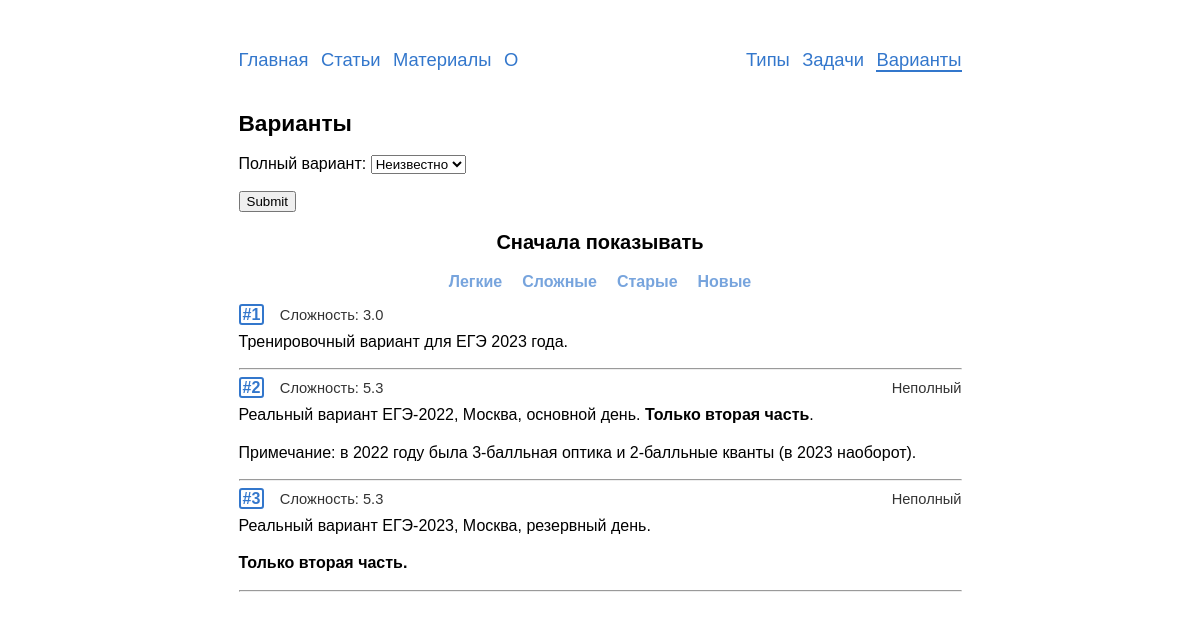
Page /variants/ on the committed database.
### variants/models.py (models this page shows, shortened)
class Variant(models.Model):
    objects = VariantManager()
    problems = SortedManyToManyField(Problem,
                                     verbose_name='задачи')
    text = models.TextField('комментарии', blank=True, null=True)
    complexity = models.FloatField('сложность', blank=True, default=0)
    is_full = models.BooleanField('полный вариант', default=True)
    show_answers = models.BooleanField('показать решения', default=True)
    date = models.DateField('дата добавления', auto_now_add=True)
    answer_slug = models.SlugField('slug для получения ответов',
                                   max_length=4, unique=False,
                                   blank=True, default='foxy',
                                   validators=[validate_answer_slug])
    class Meta:
        verbose_name = 'вариант'
        verbose_name_plural = 'варианты'
        default_related_name = 'variants'
    def get_absolute_url(self):
        return reverse('variants:detail', kwargs={'pk': self.pk})

### variants/views.py (the view, shortened to what this page needs)
# urls.py: path('', views.VariantsView.as_view(), name='list'),
class VariantsView(ListView):
    model = Variant
    template_name = 'variants/variants_list.html'
    context_object_name = 'variants'
    paginate_by = 30
    filter = VariantFilter
    def get_queryset(self):
        queryset = Variant.objects.list()
        pars = self.request.GET
        if 'order_by' in pars.keys() and pars['order_by'] in ('complexity',
                                                              'id',
                                                              '-complexity',
                                                              '-id'):
            order_by = self.request.GET['order_by']
        else:
            order_by = 'id'
        self.filterset = self.filter(self.request.GET, queryset=queryset)
        return self.filterset.qs.order_by(order_by)
    def get_context_data(self, **kwargs):
        data = super().get_context_data(**kwargs)
        data['filter'] = VariantFilter(self.request.GET)
        data['title'] = 'Варианты'
        return data

### problems/templatetags/markdown_extras.py (called while the page is built)
@register.filter()
@stringfilter
def markdown(value):
    return md.markdown(value, extensions=['markdown.extensions.fenced_code',
                                          'tables',
                                          'toc',
                                          'footnotes'])

### problems/templatetags/save_parameters.py (called while the page is built)
@register.simple_tag(takes_context=True)
def param_save(context, **kwargs):
    answ = context['request'].GET.copy()
    for param, value in kwargs.items():
        answ[param] = value
    for param in [param for param, value in answ.items() if not value]:
        del answ[param]
    return answ.urlencode()

### variants/managers.py (called while the page is built)
    def list(self):
        return (
            self.get_queryset()
                .only('id', 'complexity', 'text', 'is_full')
        )

### templates/variants/variants_list.html (shortened to what this page needs)
{% extends "base.html" %}
{% load markdown_extras %}
{% load save_parameters %}
{% load static %}
{% block content %}
  <h2>{{title}}</h2>
  <form method="get" class="no-print">
    {{ filter.form.as_p }}
    <input type="submit" />
  </form>
  <div class=center-flex><h3>Сначала показывать</h3></div>
  <div class="center-flex mb10 mt-5">
    <a class='var-sort{% if "=complexity" in request.get_full_path %} current {% endif %}' href="?{% param_save order_by="complexity" %}">Легкие</a>
    <a class='var-sort{% if "=-complexity" in request.get_full_path %} current {% endif %}' href="?{% param_save order_by="-complexity" %}">Сложные</a>
    <a class='var-sort{% if "=id" in request.get_full_path %} current {% endif %}' href="?{% param_save order_by="id" %}">Старые</a>
    <a class='var-sort{% if "=-id" in request.get_full_path %} current {% endif %}' href="?{% param_save order_by="-id" %}">Новые</a>
  </div>
  {% for variant in page_obj %}
  {% if variant.id < 4 %}
    <div class="rel">
      <div class="var-id-in-list">
        <a href="{{variant.get_absolute_url}}"><b class='id-number'>#{{variant.id}}</b></a>
        <span class="compl">Сложность: {{variant.complexity}}</span>&nbsp;
        <span class="compl no-solution">{% if not variant.is_full %}Неполный{% endif %}</span>
      </div>
    <div>{{variant.text|markdown|safe}}</div>
    </div><hr>
  {% endif %}
    {% empty %}
    <p>Ничего не нашлось {{":("}}</p>
    <p>Попробуйте другой фильтр.</p>
  {% endfor %}
{% endblock %}

### static/css/style.css (style rules this page uses)
html { overflow-y: scroll; }
body { -webkit-hyphens: auto; -moz-hyphens: auto; -ms-hyphens: auto; hyphens: auto; margin: 0px auto; width: 723px; max-width: 100%; font-family: Tahoma, Arial; text-align: justify; font-size: 12pt; line-height: 16pt; margin-bottom:12ex; }
h1, h2, h3, h4, h5, h6 { text-align: left; }
h2 { font-size:17pt; }
h3 { font-size:15pt; }
.id-number { border: 2px solid #3377cc; border-radius: 3px; padding: 0px 2px 0px 2px; }
.rel { position: relative; }
div.rel:has(div.var-id-in-list) { min-height:3ex; }
.var-id-in-list { margin-bottom:-10px; display: flex; flex-wrap: wrap; align-items: center; line-height: 15pt; }
.compl { padding-left:2ex; font-size: 11pt; font-family: Arial; color: #333333; }
.no-solution { margin-left:auto; order:2; }
a { text-decoration: none; color: #3377cc; }
.mt-5 { margin-top:-5px; }
.mb10 { margin-bottom:10px; }
.center-flex { display: flex; justify-content: center; }
.var-sort { display: inline-block; border-radius: 3px; font-weight:900; line-height:inherit; padding: 2px 10px 3px; color: #3377ccaa; background-color: white; }

### rows in the picture
Variant: id "1", complexity "3.0", text "Тренировочный вариант для ЕГЭ 2023 года."
Variant: id "2", complexity "5.3", is_full "Неполный", text "Реальный вариант ЕГЭ-2022, Москва, основной день. Только вторая часть . Примечание: в 2022 году была 3-балльная оптика и 2-балльные кванты (в 2023 наоборот)."
Variant: id "3", complexity "5.3", is_full "Неполный", text "Реальный вариант ЕГЭ-2023, Москва, резервный день. Только вторая часть."

### other values in the picture
{{ title }} "Варианты"
